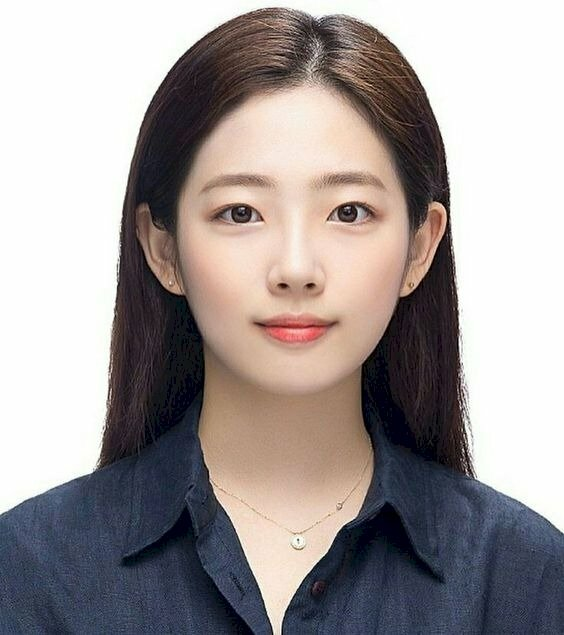
#> input picture hw2/ex2_images/girl.jpg, 564 x 635 px
$ jupyter execute --allow-errors ex234.ipynb
#> lines starting #> are read from the running program, lines starting #| are printed output that depends on the picture
#> in load_image, image is the input picture: shape (635, 564, 3); mean B, G, R 152.8, 153.3, 160.4
#| <class 'numpy.ndarray'>
#> call 2 of load_image, with image_path = 'ex2_images/puppy.png'
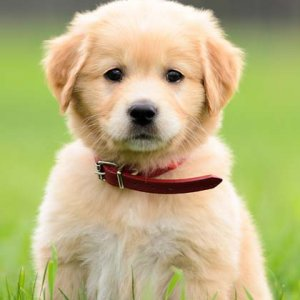
#> input picture hw2/ex2_images/puppy.png, 300 x 300 px
#> in load_image, image is the input picture: shape (300, 300, 3); mean B, G, R 128.2, 180, 185.9
#| <class 'numpy.ndarray'>
#> after the loop in grayscale_image, `for i in range(height):`:
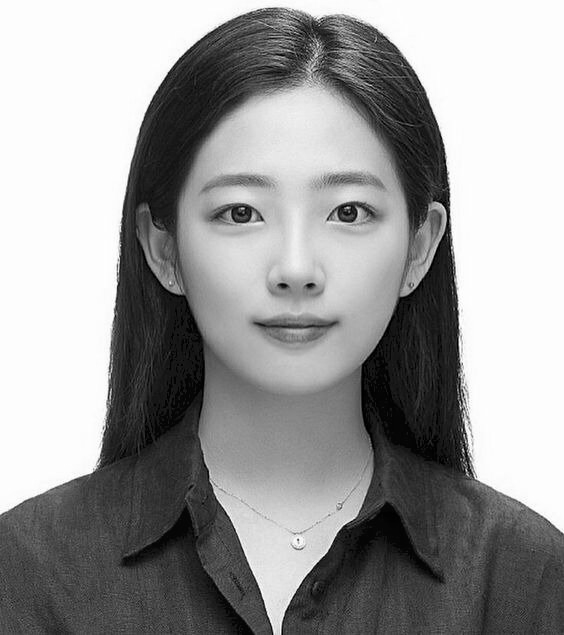
#> img_gray: shape (635, 564) float64; min 0, max 255, mean 153.9
#> after the loop in grayscale_image (call 2), `for i in range(height):`:
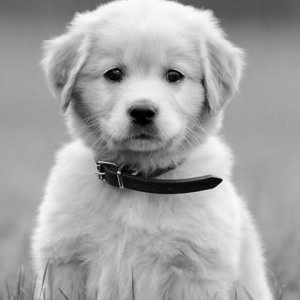
#> img_gray: shape (300, 300) float64; min 0, max 253.5, mean 165.2
[cell 1]
import io
import ipywidgets as widgets
import matplotlib.pyplot as plt
import PIL.Image
import numpy as np
import urllib
from skimage.transform import resize
from matplotlib.image import imread
import os
from IPython.display import display
from skimage import io as io_url
import cv2
import numpy as np
from PIL import Image

[cell 2]
# Create image widgets
image3_spatial = widgets.Image(format='png', width=500, height=500, description='Spatial')
image3_freq    = widgets.Image(format='png', width=500, height=500, description='Frequency')
sidebyside     = widgets.HBox([image3_spatial, image3_freq])

# Create slider/select widgets
slider_inner   = widgets.FloatSlider(value=0,      min=0, max=1,      step=0.01, description='Inner radius')
slider_outer   = widgets.FloatSlider(value=1.44/2, min=0, max=1.44/2, step=0.01, description='Outer radius')

buf            = io.BytesIO()

#> (the rest of this cell did not finish here and is left out)

[cell 3]
def read_img(img_path, img_size=(512, 512)):
  """
    + Đọc ảnh
    + Chuyển thành grayscale
    + Thay đổi kích thước ảnh thành img_size
  """
#> called with img_path = 'ex2_images/girl.jpg', img_size = (512, 512)
  img = cv2.imread(img_path, 0)
#> img: shape (635, 564); min 0, max 255, mean 155.3
  img = cv2.resize(img, img_size)
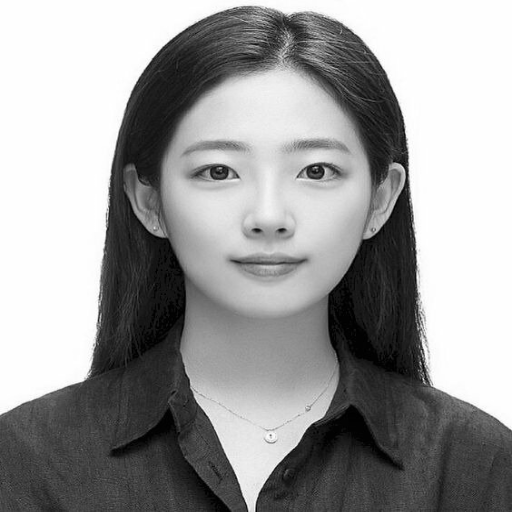
#> img: shape (512, 512); min 0, max 255, mean 155.3
#> call 2 of read_img, with img_path = 'ex2_images/puppy.png', img_size = (512, 512)
#> in read_img (call 2), `img = cv2.resize(img, img_size)`:
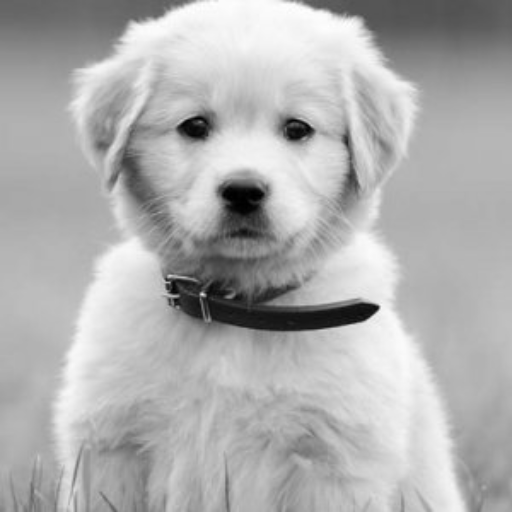
#> img: shape (512, 512); min 0, max 255, mean 175.8
  return img


def create_hybrid_img(img1, img2, r):
  """
  Create hydrid image
  Params:
    img1: numpy image 1
    img2: numpy image 2
    r: radius that defines the filled circle of frequency of image 1. Refer to the homework title to know more.
  """
#> called with r = 14
# 1. Transform using fft2
  f_img1 = np.fft.fft2(img1)
  f_img2 = np.fft.fft2(img2)
# 2. Shift frequency coefs to center using fftshift
  f_img1_shifted = np.fft.fftshift(f_img1)
  f_img2_shifted = np.fft.fftshift(f_img2)
# 3. Create a mask based on the given radius (r) parameter, as described in Figure 5
  mask = np.zeros_like(f_img1_shifted)
  H, W = mask.shape
#> H = 512; W = 512
  center_h, center_w = H // 2, W // 2
#> center_h = 256; center_w = 256
  for i in range(H):
    for j in range(W):
      if np.sqrt((i - center_h)**2 + (j - center_w)**2) < r:
        mask[i, j] = 1
# 4. Combine frequency of 2 images using the mask
  f_img_hybrid = f_img1_shifted * mask + f_img2_shifted * (1 - mask)
# 5. Shift frequency coefs back using ifftshift
  f_img_hybrid_unshifted = np.fft.ifftshift(f_img_hybrid)
# 6. Invert transform using ifft2
  hybrid_img = np.abs(np.fft.ifft2(f_img_hybrid_unshifted))
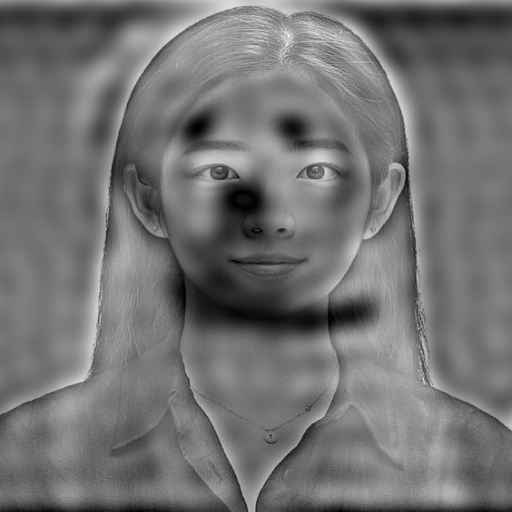
#> hybrid_img: shape (512, 512) float64; min 0.0205, max 390.2, mean 175.8; drawn with min black and max white
  return hybrid_img

[cell 4]
def load_image(image_path):
    image = cv2.imread(image_path)
    print(type(image))
    return image

def grayscale_image(image):
    height = image.shape[0]
    width = image.shape[1]

    img_gray = np.zeros((height, width))

    weights = np.array([0.2989, 0.5870, 0.1140])

    for i in range(height):
        for j in range(width):
            orig = image[i, j]
            gray = np.multiply(orig, weights)
            img_gray[i,j] = np.sum(gray)

    return img_gray

def display_image(image, title="Image"):
    plt.imshow(image)
    plt.title(title)

# Load an image from file
img1 = load_image("ex2_images/girl.jpg")
img2 = load_image("ex2_images/puppy.png")
gray_img1 = grayscale_image(img1)
gray_img2 = grayscale_image(img2)
display_image(gray_img1)
# display_image(gray_img2)
